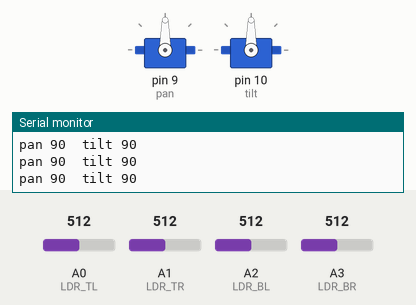
Simulated run of this sketch. Board: Arduino Uno, built with avr-gcc and run on an emulated ATmega328P. Shown: 2 × servo, the last lines printed to the serial monitor. The inputs (shaded band) are chosen by the test bench; at power-on: A0 (LDR_TL) = 512, A1 (LDR_TR) = 512, A2 (LDR_BL) = 512, A3 (LDR_BR) = 512.

Above: at 1.2 s.
1.3 s: A0 (LDR_TL) set to 580
4.3 s: A0 (LDR_TL) set to 610
At 7.1 s:
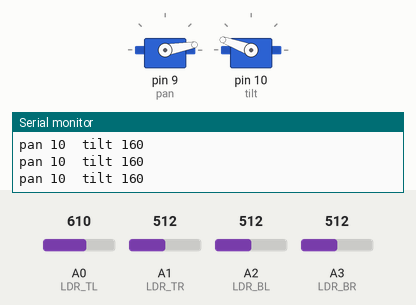
7.3 s: A1 (LDR_TR) set to 680
8.8 s: A1 (LDR_TR) set to 704
At 9.27 s:
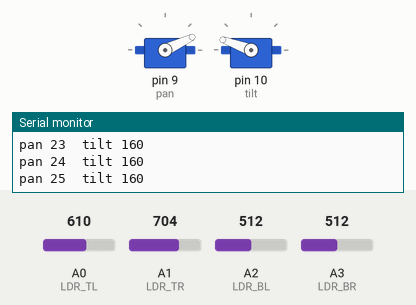
11.8 s: A2 (LDR_BL) set to 538
At 11.8 s:
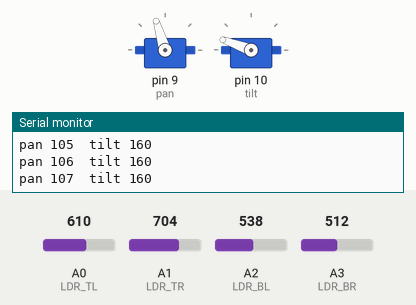
14.8 s: A3 (LDR_BR) set to 716
At 17.4 s:
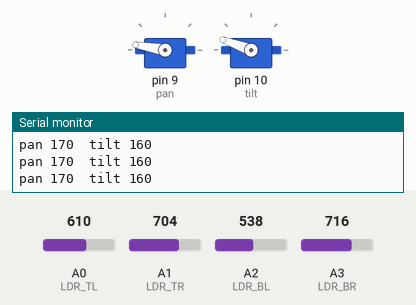
Timing chart, 0 to 18.8 s (numbered marks = the images above; inputs shaded):
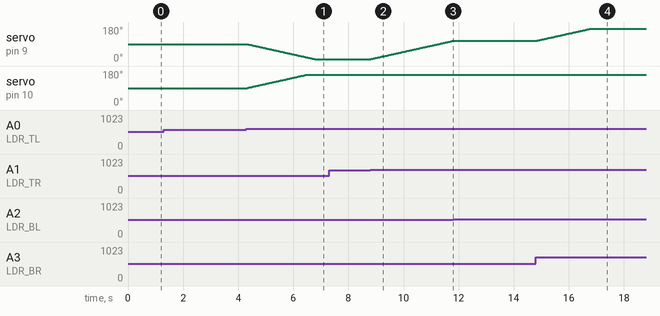

Measured:
- the behaviour switches between 593 and 594 on A0 (LDR_TL) (found by bisection; images 0 and 1)
- the behaviour switches between 691 and 692 on A1 (LDR_TR) (found by bisection; images 1 and 2)
- the behaviour switches between 525 and 526 on A2 (LDR_BL) (found by bisection; images 2 and 3)
- after the input at 4.3 s, servo on pin 9 (pan): moves from 90° to 10° over 2.4 s, starting at once; servo on pin 10 (tilt): moves from 90° to 160° over 2.1 s, starting at once
- after the input at 8.8 s, servo on pin 9 (pan): moves from 10° to 107° over 3.0 s, starting at once
- after the input at 11.8 s, servo on pin 9 (pan): stays 107° (without the input it goes to 108° after 0.02 s)
- after the input at 14.8 s, servo on pin 9 (pan): moves from 107° to 170° over 1.9 s, starting at once

The sketch:

ldr_solar_tracker.ino
```cpp
// Reads four LDRs, computes left/right and top/bottom averages with a dead band, and drives two servos to track the brightest light by moving one degree per loop while printing positions to Serial.
//
// Full tutorial: https://shillehtek.com/blogs/news/arduino-uno-ldr-solar-tracker-dual-axis
// Parts used: https://shillehtek.com/products/arduino-uno-r3-starter-kit
//             https://shillehtek.com/products/pan-tilt-servo-bracket-kit-sg90-mg90s
//             https://shillehtek.com/products/mg995-metal-gear-servo-motor-12kg-high-torque-180-degree-diy
// More examples: https://github.com/shillehbean/shillehtek-examples
//

#include <Servo.h>

Servo pan, tilt;
const int LDR_TL = A0, LDR_TR = A1, LDR_BL = A2, LDR_BR = A3;
const int TOL = 40;                  // dead band: ignore differences smaller than this
int panPos = 90, tiltPos = 90;

void setup() {
  pan.attach(9); tilt.attach(10);
  pan.write(panPos); tilt.write(tiltPos);
  Serial.begin(9600);
}

void loop() {
  int tl = analogRead(LDR_TL), tr = analogRead(LDR_TR);
  int bl = analogRead(LDR_BL), br = analogRead(LDR_BR);

  int top  = (tl + tr) / 2,  bottom = (bl + br) / 2;   // average each edge
  int left = (tl + bl) / 2,  right  = (tr + br) / 2;

  // move one degree toward the brighter side, but only outside the dead band
  if (abs(top - bottom) > TOL) tiltPos += (top  > bottom) ? 1 : -1;
  if (abs(left - right) > TOL) panPos  += (left > right)  ? -1 : 1;

  tiltPos = constrain(tiltPos, 20, 160);
  panPos  = constrain(panPos, 10, 170);
  tilt.write(tiltPos);
  pan.write(panPos);

  Serial.print("pan "); Serial.print(panPos);
  Serial.print("  tilt "); Serial.println(tiltPos);
  delay(30);                           // ~33 steps/second: smooth, not jittery
}
```
